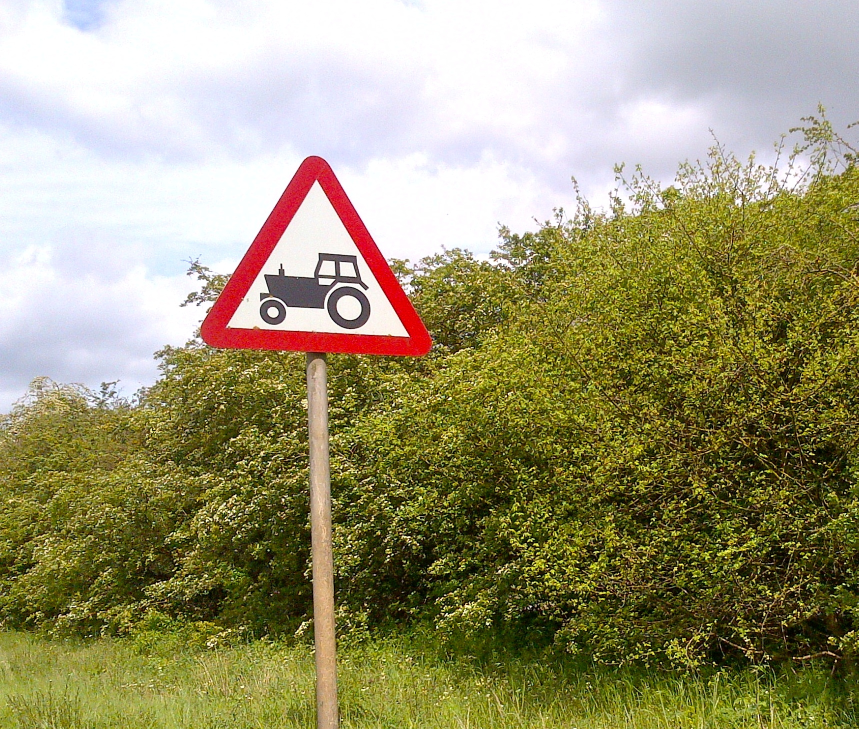
%> input picture img-20120505-00027.jpg, 1717 x 1458 px (shown at 1/2 size)
$ octave mainTraining.m   (GNU Octave 9; MATLAB toolbox functions it lacks are replaced by stand-ins)
%> lines starting %> are read from the running program, lines starting %| are printed output that depends on the picture


clc;
clear all;
close all;


ij1=1;
  ac=1;
  ab=1;
  akk=1;
abc=1;


folder_name = uigetdir;
%> the answer given: .
dk=[];
dk = dir(strcat(folder_name,'/*.jpg'));
numfiles = length(dk);

figure,
for ika=1:numfiles

y=imread(strcat(folder_name,'/',dk(ika,1).name));
%> y is the input picture: size 1458x1717x3 uint8; mean R, G, B 154.9, 149.3, 113.8
y=imresize(y,[250 300]);
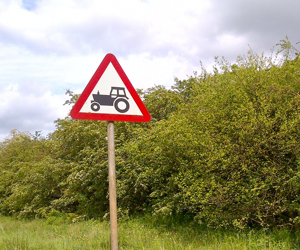
%> y: size 250x300x3 uint8; mean R, G, B 154.9, 149.3, 113.8
figure,
imshow(y)
title('Input image')
y1=y;


s1=size(y);
%> s1 = [250 300 3]
src_img=y;
if(numel(s1) > 2)
    y=rgb2gray(y);
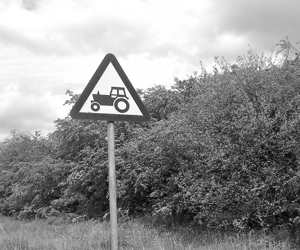
%> y: size 250x300 uint8; min 2, max 255, mean 146.9
end
figure,
imshow(y)
title('Grayscale image')


I = uint8(y) ;
%> (the run ends here)
